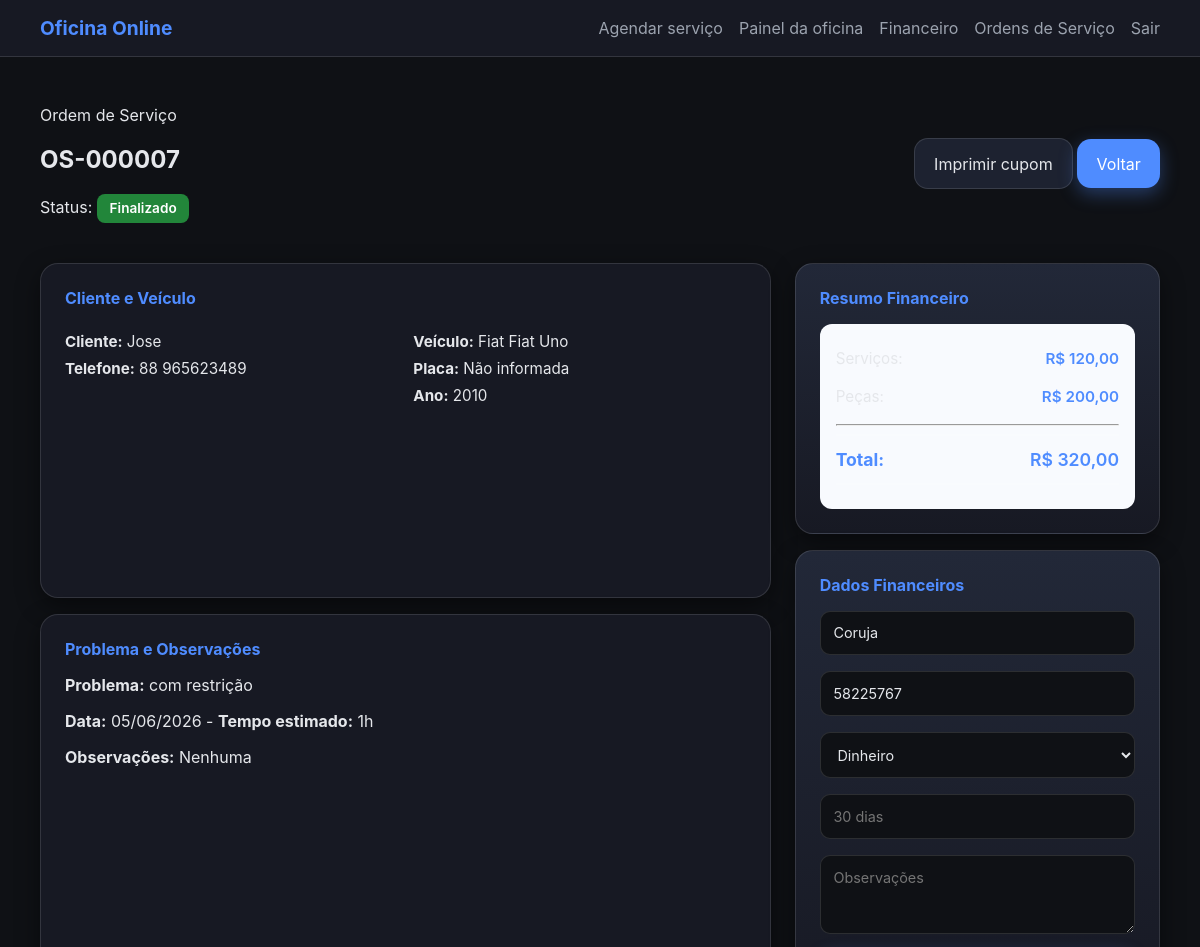
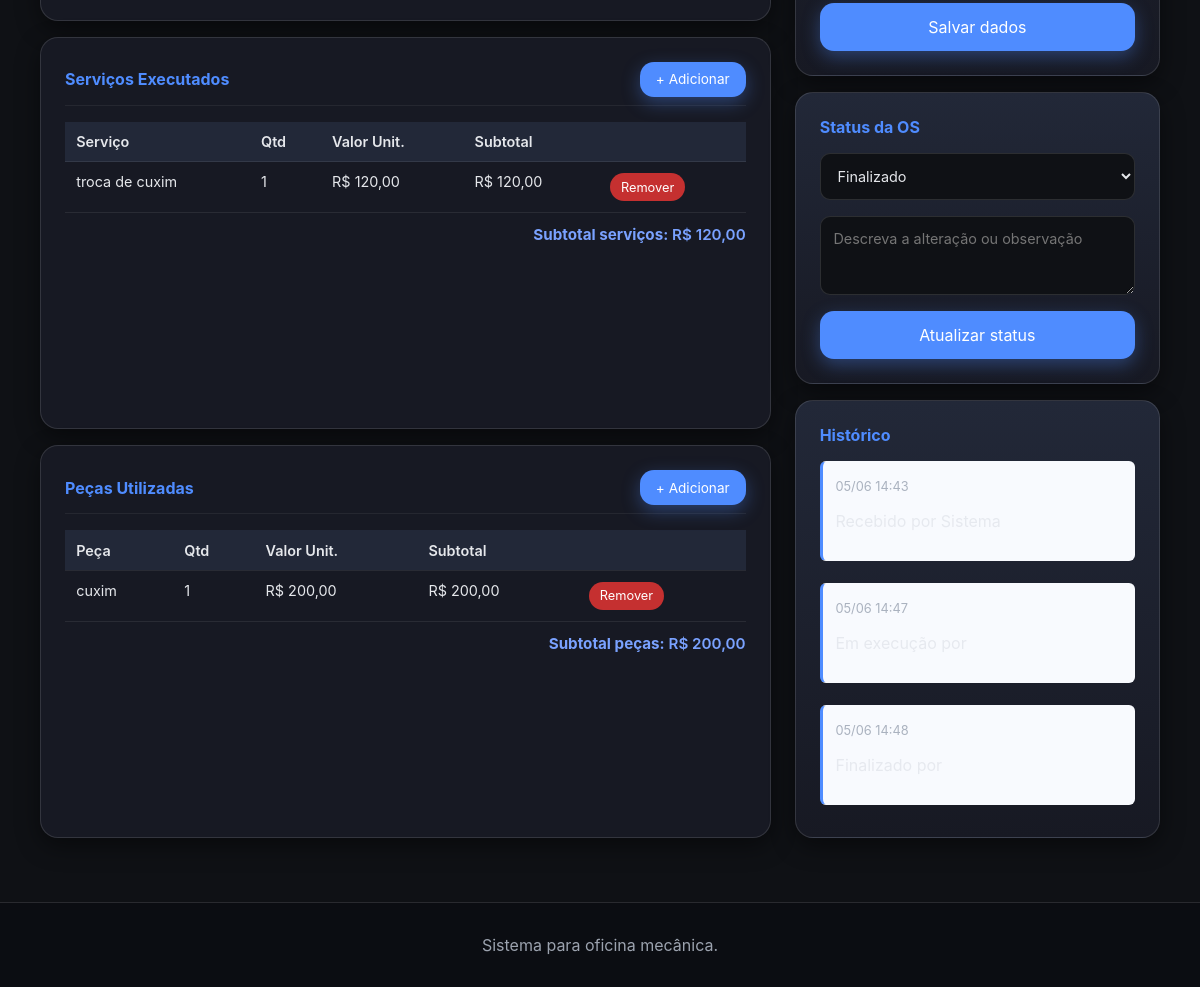
The app's page /os/7/ (signed in) with its own data (2 pictures, top to bottom).
### agenda/models.py (models this page shows, shortened)
class OficinaOwnedModel(models.Model):
    oficina = models.ForeignKey(
        'agenda.Oficina',
        on_delete=models.CASCADE,
        related_name='%(class)ss',
        verbose_name='Oficina'
    )
    class Meta:
        abstract = True

class OrdemServico(OficinaOwnedModel):
    class Status(models.TextChoices):
        RECEBIDO = 'received', 'Recebido'
        ANALYSIS = 'analysis', 'Em análise'
        WAITING_APPROVAL = 'waiting_approval', 'Aguardando aprovação'
        IN_PROGRESS = 'in_execution', 'Em execução'
        COMPLETED = 'completed', 'Finalizado'
        DELIVERED = 'delivered', 'Entregue'
        CANCELED = 'canceled', 'Cancelado'
    booking = models.OneToOneField(
        'agenda.Booking',
        on_delete=models.CASCADE,
        related_name='ordem_servico'
    )
    order_number = models.CharField('Número da OS', max_length=15, unique=True, editable=False)
    client_name = models.CharField('Nome do cliente', max_length=120)
    phone = models.CharField('Telefone', max_length=25)
    vehicle_brand = models.CharField('Marca do veículo', max_length=80)
    vehicle_model = models.CharField('Modelo do veículo', max_length=80)
    vehicle_year = models.PositiveSmallIntegerField('Ano do veículo')
    plate = models.CharField('Placa', max_length=20, blank=True)
    mileage = models.PositiveIntegerField('Quilometragem', null=True, blank=True)
    mechanic_name = models.CharField('Mecânico responsável', max_length=120, blank=True)
    payment_method = models.CharField('Forma de pagamento', max_length=25, choices=PAYMENT_METHOD_CHOICES, blank=True)
    warranty = models.CharField('Garantia do serviço', max_length=120, blank=True, default='30 dias')
    service_value = models.DecimalField('Valor do serviço', max_digits=10, decimal_places=2, default=0)
    parts_value = models.DecimalField('Valor total de peças', max_digits=10, decimal_places=2, default=0)
    total_value = models.DecimalField('Valor total', max_digits=10, decimal_places=2, default=0)
    estimated_profit = models.DecimalField('Lucro estimado', max_digits=10, decimal_places=2, default=0)
    completed_at = models.DateTimeField('Concluído em', null=True, blank=True)
    problem_description = models.TextField('Problema relatado')
    duration_minutes = models.PositiveSmallIntegerField('Tempo estimado (minutos)', choices=DURATION_CHOICES)
    scheduled_date = models.DateField('Data do agendamento')
    observations = models.TextField('Observações da oficina', blank=True)
    status = models.CharField('Status da OS', max_length=20, choices=Status.choices, default=Status.RECEBIDO)
    created_at = models.DateTimeField('Criado em', auto_now_add=True)
    updated_at = models.DateTimeField('Atualizado em', auto_now=True)
    class Meta:
        ordering = ['-created_at']
        verbose_name = 'Ordem de Serviço'
        verbose_name_plural = 'Ordens de Serviço'
    def __init__(self, *args, **kwargs):
        super().__init__(*args, **kwargs)
        self._original_status = self.status
    @property
    def status_label(self):
        return self.get_status_display()
    @property
    def duration_label(self):
        return format_duration(self.duration_minutes)

class OrdemServicoServiceItem(OficinaOwnedModel):
    ordem_servico = models.ForeignKey(
        'agenda.OrdemServico',
        related_name='service_items',
        on_delete=models.CASCADE
    )
    description = models.CharField('Serviço', max_length=180)
    quantity = models.PositiveSmallIntegerField('Quantidade', default=1)
    unit_price = models.DecimalField('Valor unitário', max_digits=10, decimal_places=2, default=0)
    class Meta:
        verbose_name = 'Serviço executado'
        verbose_name_plural = 'Serviços executados'
    @property
    def total_price(self):
        return self.quantity * self.unit_price

class OrdemServicoPartItem(OficinaOwnedModel):
    ordem_servico = models.ForeignKey(
        'agenda.OrdemServico',
        related_name='part_items',
        on_delete=models.CASCADE
    )
    description = models.CharField('Peça', max_length=180)
    quantity = models.PositiveSmallIntegerField('Quantidade', default=1)
    unit_price = models.DecimalField('Valor unitário', max_digits=10, decimal_places=2, default=0)
    class Meta:
        verbose_name = 'Peça utilizada'
        verbose_name_plural = 'Peças utilizadas'
    @property
    def total_price(self):
        return self.quantity * self.unit_price

class OrdemServicoStatusHistory(OficinaOwnedModel):
    ordem_servico = models.ForeignKey(
        OrdemServico,
        related_name='history',
        on_delete=models.CASCADE
    )
    status = models.CharField('Status', max_length=20, choices=OrdemServico.Status.choices)
    note = models.TextField('Observação', blank=True)
    user = models.ForeignKey(
        settings.AUTH_USER_MODEL,
        null=True,
        blank=True,
        on_delete=models.SET_NULL
    )
    created_at = models.DateTimeField('Registrado em', auto_now_add=True)
    class Meta:
        ordering = ['created_at']
        verbose_name = 'Histórico de OS'
        verbose_name_plural = 'Histórico de OS'
    @property
    def author_name(self):
        return self.user.get_full_name() if self.user else 'Sistema'

### agenda/views.py (the view)
# urls.py: path('os/<int:pk>/', OrdemServicoDetailView.as_view(), name='os_detail'),
class OrdemServicoDetailView(StaffRequiredMixin, TemplateView):
    template_name = 'agenda/os_detail_new.html'
    def get_context_data(self, **kwargs):
        context = super().get_context_data(**kwargs)
        os_pk = self.kwargs.get('pk')
        ordem = get_object_or_404(OrdemServico, pk=os_pk, oficina=self.oficina)
        status_form = OrdemServicoStatusForm(initial={'status': ordem.status})
        financial_form = OrdemServicoFinancialForm(instance=ordem)
        service_form = OrdemServicoServiceItemForm()
        part_form = OrdemServicoPartItemForm()
        context.update({
            'ordem': ordem,
            'status_form': status_form,
            'financial_form': financial_form,
            'service_form': service_form,
            'part_form': part_form,
            'history': ordem.history.all(),
        })
        return context

### agenda/forms.py
class OrdemServicoStatusForm(forms.Form):
    status = forms.ChoiceField(
        choices=[
            ('received', 'Recebido'),
            ('analysis', 'Em análise'),
            ('waiting_approval', 'Aguardando aprovação'),
            ('in_execution', 'Em execução'),
            ('completed', 'Finalizado'),
            ('delivered', 'Entregue'),
            ('canceled', 'Cancelado'),
        ],
        label='Status da OS',
        widget=forms.Select(attrs={'class': 'status-select'})
    )
    note = forms.CharField(
        required=False,
        label='Observações do status',
        widget=forms.Textarea(attrs={'placeholder': 'Descreva a alteração ou observação', 'rows': 3})
    )

### agenda/models.py (called while the page is built)
def format_duration(minutes: int) -> str:
    if minutes == 30:
        return '30 minutos'
    if minutes < 60:
        return f'{minutes} minutos'
    hours = minutes // 60
    remainder = minutes % 60
    if remainder:
        return f'{hours}h {remainder}min'
    return f'{hours}h'

### agenda/views.py (called while the page is built, shortened)
    def dispatch(self, request, *args, **kwargs):
        if request.user.is_authenticated and request.user.is_staff:
            self._ensure_user_oficina()
        return super().dispatch(request, *args, **kwargs)

    def _ensure_user_oficina(self):
        if hasattr(self.request.user, 'oficina'):
            return self.request.user.oficina

    def test_func(self):
        return self.request.user.is_staff and hasattr(self.request.user, 'oficina')

    @property
    def oficina(self):
        return self._ensure_user_oficina()

### agenda/templates/agenda/os_detail_new.html (shortened to what this page needs)
{% extends 'agenda/base.html' %}
{% block content %}
<section class="os-detail-panel">
    <div class="dashboard-head">
        <div>
            <p class="eyebrow">Ordem de Serviço</p>
            <h1>{{ ordem.order_number }}</h1>
            <p>Status: <span class="status-badge status-{{ ordem.status }}">{{ ordem.status_label }}</span></p>
        </div>
        <div class="panel-actions">
            <a class="btn btn-secondary" href="{% url 'agenda:os_print' ordem.pk %}">Imprimir cupom</a>
            <a class="btn btn-primary" href="{% url 'agenda:os_list' %}">Voltar</a>
        </div>
    </div>
    <div class="os-layout">
        <div class="os-main">
            <div class="os-card">
                <h3>Cliente e Veículo</h3>
                <div class="info-row">
                    <div>
                        <p><strong>Cliente:</strong> {{ ordem.client_name }}</p>
                        <p><strong>Telefone:</strong> {{ ordem.phone }}</p>
                    </div>
                    <div>
                        <p><strong>Veículo:</strong> {{ ordem.vehicle_brand }} {{ ordem.vehicle_model }}</p>
                        <p><strong>Placa:</strong> {{ ordem.plate|default:'Não informada' }}</p>
                        <p><strong>Ano:</strong> {{ ordem.vehicle_year }}</p>
                    </div>
                </div>
            </div>
            <div class="os-card">
                <h3>Problema e Observações</h3>
                <p><strong>Problema:</strong> {{ ordem.problem_description }}</p>
                <p><strong>Data:</strong> {{ ordem.scheduled_date|date:'d/m/Y' }} - <strong>Tempo estimado:</strong> {{ ordem.duration_label }}</p>
                <p><strong>Observações:</strong> {{ ordem.observations|default:'Nenhuma' }}</p>
            </div>
            <div class="os-card os-services">
                <div class="card-header">
                    <h3>Serviços Executados</h3>
                    <button class="btn btn-sm btn-primary" onclick="toggleForm('serviceForm')">+ Adicionar</button>
                </div>
                {% if ordem.service_items.all %}
                <table class="os-table">
                    <thead>
                        <tr>
                            <th>Serviço</th>
                            <th>Qtd</th>
                            <th>Valor Unit.</th>
                            <th>Subtotal</th>
                            <th></th>
                        </tr>
                    </thead>
                    <tbody>
                        {% for item in ordem.service_items.all %}
                        <tr>
                            <td>{{ item.description }}</td>
                            <td>{{ item.quantity }}</td>
                            <td>R$ {{ item.unit_price|floatformat:2 }}</td>
                            <td>R$ {{ item.total_price|floatformat:2 }}</td>
                            <td>
                                <form method="post" action="{% url 'agenda:os_service_delete' ordem.pk item.pk %}" style="display:inline;">
                                    <button type="submit" class="btn btn-xs btn-danger" onclick="return confirm('Remover?')">Remover</button>
                                </form>
                            </td>
                        </tr>
                        {% endfor %}
                    </tbody>
                </table>
                <div class="os-total">
                    <strong>Subtotal serviços:</strong> R$ {{ ordem.service_value|floatformat:2 }}
                </div>
                {% else %}
                <p class="empty-state">Nenhum serviço adicionado</p>
                {% endif %}
            </div>
            <div class="os-card os-parts">
                <div class="card-header">
                    <h3>Peças Utilizadas</h3>
                    <button class="btn btn-sm btn-primary" onclick="toggleForm('partForm')">+ Adicionar</button>
                </div>
                {% if ordem.part_items.all %}
                <table class="os-table">
                    <thead>
                        <tr>
                            <th>Peça</th>
                            <th>Qtd</th>
                            <th>Valor Unit.</th>
                            <th>Subtotal</th>
                            <th></th>
                        </tr>
                    </thead>
                    <tbody>
                        {% for item in ordem.part_items.all %}
                        <tr>
                            <td>{{ item.description }}</td>
                            <td>{{ item.quantity }}</td>
                            <td>R$ {{ item.unit_price|floatformat:2 }}</td>
                            <td>R$ {{ item.total_price|floatformat:2 }}</td>
                            <td>
                                <form method="post" action="{% url 'agenda:os_part_delete' ordem.pk item.pk %}" style="display:inline;">
                                    <button type="submit" class="btn btn-xs btn-danger" onclick="return confirm('Remover?')">Remover</button>
                                </form>
                            </td>
                        </tr>
                        {% endfor %}
                    </tbody>
                </table>
                <div class="os-total">
                    <strong>Subtotal peças:</strong> R$ {{ ordem.parts_value|floatformat:2 }}
                </div>
                {% else %}
                <p class="empty-state">Nenhuma peça adicionada</p>
                {% endif %}
            </div>
        </div>
        <div class="os-sidebar">
            <div class="os-card">
                <h3>Resumo Financeiro</h3>
                <div class="financial-summary">
                    <div class="summary-row">
                        <span>Serviços:</span>
                        <strong>R$ {{ ordem.service_value|floatformat:2 }}</strong>
                    </div>
                    <div class="summary-row">
                        <span>Peças:</span>
                        <strong>R$ {{ ordem.parts_value|floatformat:2 }}</strong>
                    </div>
                    <hr>
                    <div class="summary-row total">
                        <span>Total:</span>
                        <strong>R$ {{ ordem.total_value|floatformat:2 }}</strong>
                    </div>
                </div>
            </div>
            <div class="os-card">
                <h3>Dados Financeiros</h3>
                <form method="post" action="{% url 'agenda:os_financial_update' ordem.pk %}">
                    <div class="field-group">
                        {{ financial_form.mechanic_name }}
                    </div>
                    <div class="field-group">
                        {{ financial_form.mileage }}
                    </div>
                    <div class="field-group">
                        {{ financial_form.payment_method }}
                    </div>
                    <div class="field-group">
                        {{ financial_form.warranty }}
                    </div>
                    <div class="field-group">
                        {{ financial_form.observations }}
                    </div>
                    <button type="submit" class="btn btn-primary btn-block">Salvar dados</button>
                </form>
            </div>
            <div class="os-card">
                <h3>Status da OS</h3>
                <form method="post" action="{% url 'agenda:update_os_status' ordem.pk %}">
                    <div class="field-group">
                        {{ status_form.status }}
                    </div>
                    <div class="field-group">
                        {{ status_form.note }}
                    </div>
                    <button type="submit" class="btn btn-primary btn-block">Atualizar status</button>
                </form>
            </div>
            <div class="os-card">
                <h3>Histórico</h3>
                <ul class="timeline-list">
                    {% for item in history %}
                    <li>
                        <small>{{ item.created_at|date:'d/m H:i' }}</small>
                        <p>{{ item.get_status_display }} por {{ item.author_name }}</p>
                    </li>
                    {% empty %}
                    <li><small>Nenhum histórico</small></li>
                    {% endfor %}
                </ul>
            </div>
        </div>
    </div>
</section>
{% endblock %}

### records on screen
OrdemServico: order_number "OS-000007", status_label "Finalizado", client_name "Jose", phone "88 965623489", vehicle_brand "Fiat", vehicle_model "Fiat Uno", plate "Não informada", vehicle_year "2010", problem_description "com restrição", scheduled_date "05/06/2026", duration_label "1h", observations "Nenhuma", service_value "120,00", parts_value "200,00", total_value "320,00", mechanic_name "Coruja", mileage "58225767", payment_method "Dinheiro"
OrdemServicoServiceItem: description "troca de cuxim", quantity "1", unit_price "120,00", total_price "120,00"
OrdemServicoPartItem: description "cuxim", quantity "1", unit_price "200,00", total_price "200,00"
OrdemServicoStatusHistory: created_at "05/06 14:43"
OrdemServicoStatusHistory: created_at "05/06 14:47"
OrdemServicoStatusHistory: created_at "05/06 14:48"
